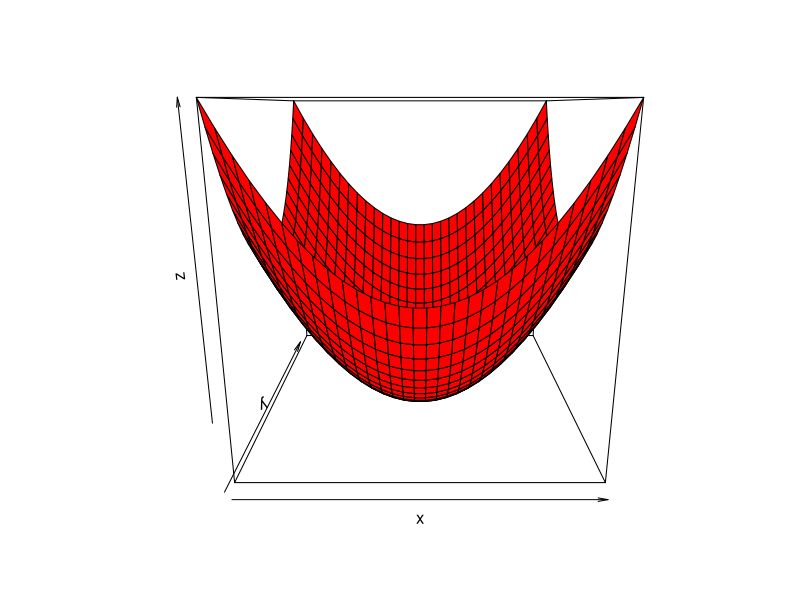
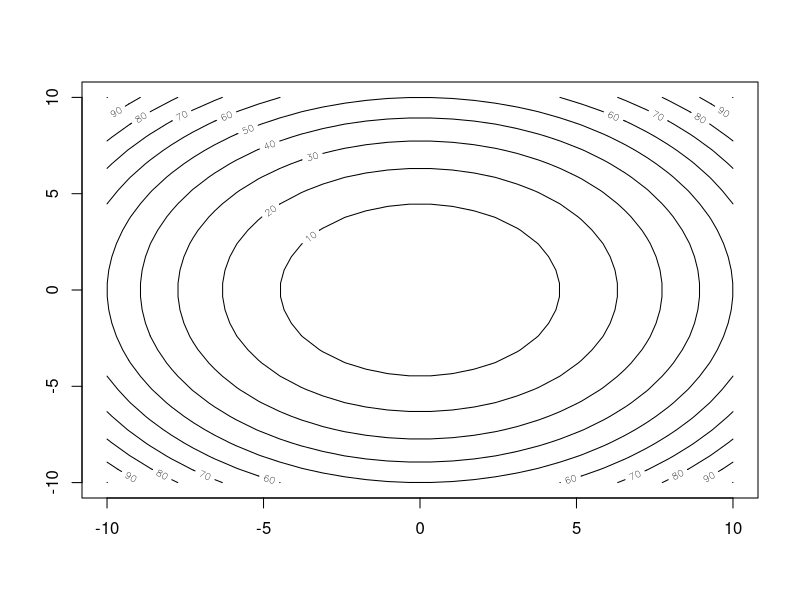
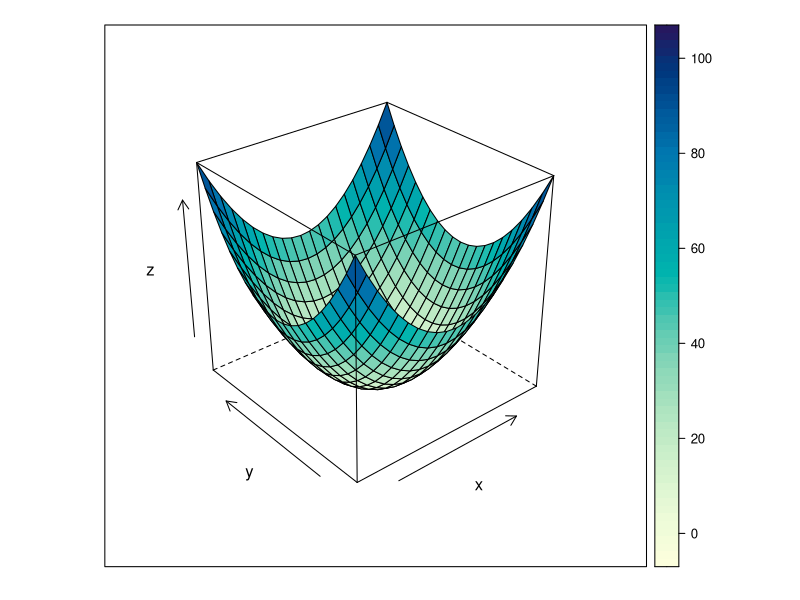
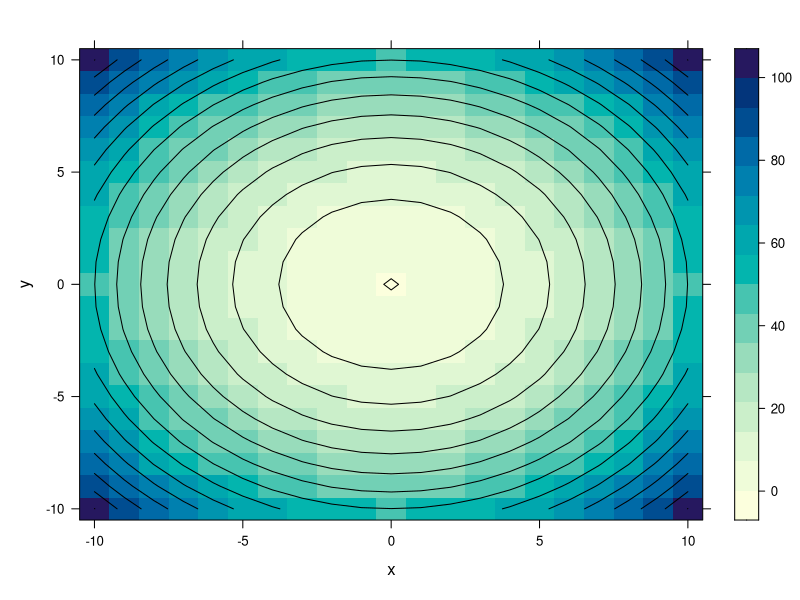

Here is the R script that generated these plots, in order:
## ---- chunk 1
library("scatterplot3d") # Para representrar gráficamente
library(tidyverse) # General-purpose data wrangling
library(lattice)
## ---- chunk 2
x <- seq(-10, 10, length = 30)
y <- x
f <- function(x, y) {0.5 * (x^2 + y^2)}
z <- outer(x, y, f)

# Representación gráfica
persp(x, y, z, col = 'red')

# Gráfico de contornos
contour(x, y, z)

# Uso de la librería lattice
g <- expand.grid(x = -10:10, y = -10:10)
g$z <- 0.5 * (g$x^2 + g$y^2)
wireframe(z ~ x * y, data = g, drape = TRUE)
levelplot(z ~ x * y, g, contour = TRUE)
## ---- chunk 3

myGradientDescentFixedStep <- function(gamma, threshold, max_iter) {
  
  # Definimos el punto inicial
  x <- gamma
  y <- 1
  
  converged = F
  iterations = 0
  
  # Por ahora ejecutamos con un paso fijo
  t <- 0.001
  
  while(converged == F) {
    
    # Evaluamos el gradiente de la función objetivo en x^(k-1)
    x_gradient <- x
    y_gradient <- gamma*y
    
    # Actualizamos el punto x^k
    x_new <- x - t * x_gradient
    y_new <- y - t * y_gradient
    x <- x_new
    y <- y_new
    
    # Obtenemos el criterio de parada
    stopping_criterion = 0.5 * (x^2 + (gamma*y)^2)
    
    # Comprobamos si se cumple el criterio de parada
    if(stopping_criterion <= threshold) {
      converged = T
      return(paste("Optimal x:", x, "; Optimal y:", y, "; Converged"))
    }
    
    # Comprobamos si se han ejecutado el número máximo de iteraciones
    iterations = iterations + 1
    if(iterations > max_iter) { 
      converged = T
      return(paste("Optimal x:", x, "; Optimal y:", y, "; Not Converged"))
    }
  }
}

myGradientDescentFixedStep(1, 0.001, 2500000)

## ---- chunk 4

myGradientDescent <- function(gamma, threshold, max_iter) {
  
  # Definimos el punto inicial
  x <- gamma
  y <- 1
  
  converged = F
  iterations = 0
  
  # Obtenemos el paso (t) mediante el método 
  t <- 0.001
  
  while(converged == F) {
    
    # Evaluamos el gradiente de la función objetivo en x^(k-1)
    x_gradient <- x
    y_gradient <- gamma*y
    
    # Actualizamos el punto x^k
    x_new <- x - t * x_gradient
    y_new <- y - t * y_gradient
    x <- x_new
    y <- y_new
    
    # Obtenemos el criterio de parada
    stopping_criterion = 0.5 * (x^2 + (gamma*y)^2)
    
    # Comprobamos si se cumple el criterio de parada
    if(stopping_criterion <= threshold) {
      converged = T
      return(paste("Optimal x:", x, "; Optimal y:", y, "; Converged"))
    }
    
    # Comprobamos si se han ejecutado el número máximo de iteraciones
    iterations = iterations + 1
    if(iterations > max_iter) { 
      converged = T
      return(paste("Optimal x:", x, "; Optimal y:", y, "; Not Converged"))
    }
  }
}

myGradientDescent(1, 0.001, 2500000)
